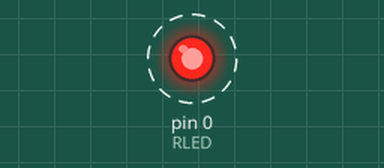
Simulated run of this sketch. Board: Arduino Uno, built with avr-gcc and run on an emulated ATmega328P. Shown: output pins drawn as LEDs (lit = HIGH). Dashed ring = blinking.

Above: at 0.5 s.
Timing chart, 0 to 4.6 s (numbered marks = the images above):
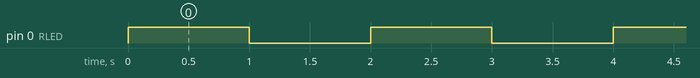

The sketch:

hello_world.ino
```cpp
const int RLED = 0;

void setup() {
  pinMode(RLED, OUTPUT);
}

void loop() {
  digitalWrite(RLED, HIGH);
  delay(1000);
  digitalWrite(RLED, LOW);
  delay(1000);
}
```

Measured:
- by itself, pin 0 (RLED): alternates HIGH for 1.0 s and LOW for 1.0 s
